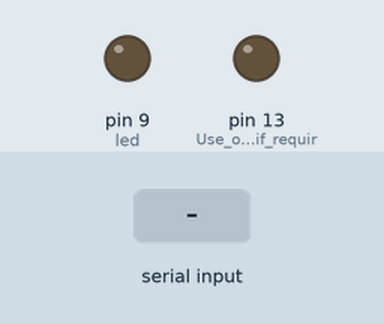
Simulated run of this sketch. Board: Arduino Uno, built with avr-gcc and run on an emulated ATmega328P. Shown: output pins drawn as LEDs (lit = HIGH). Inputs (shaded band) come from the test bench. What the sketch prints to the serial monitor is not drawn.

Above: at 5.2 s.
5.3 s: "r" received over the second serial link
At 5.9 s:
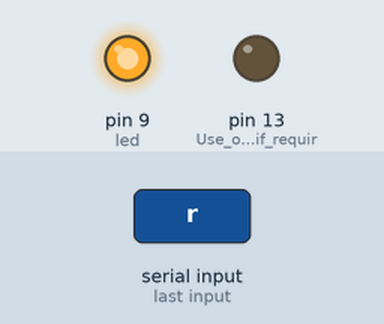
6.8 s: "g" received over the second serial link
At 7.1 s:
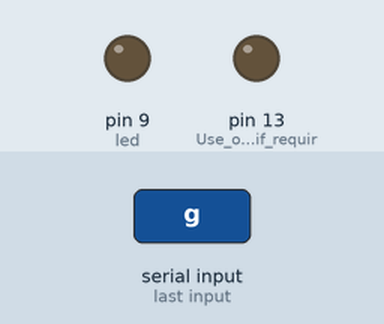
8.3 s: "b" received over the second serial link
At 9.5 s:
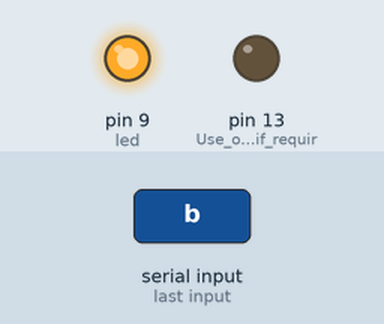
Timing chart, 0 to 11.3 s (numbered marks = the images above; inputs shaded):
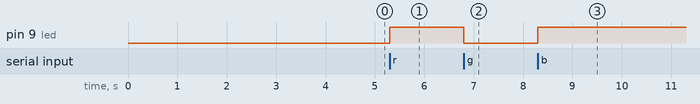

Measured:
- after the input at 5.3 s, pin 9 (led): LOW → HIGH at once
- after the input at 6.8 s, pin 9 (led): HIGH → LOW at once
- after the input at 8.3 s, pin 9 (led): LOW → HIGH at once

The sketch:

bthc05.ino
```cpp
#include <SoftwareSerial.h>

//#define uint8 unsigned char
//#define uint16 unsigned int
//#define uint32 unsigned long int

#define RxD 10 // This is the pin that the Bluetooth (BT_TX) will transmit to the Arduino (RxD)
#define TxD 11 // This is the pin that the Bluetooth (BT_RX) will receive from the Arduino (TxD)

#define DEBUG_ENABLED 1
//Servo myservo ;

int led = 9 ;

SoftwareSerial blueToothSerial(RxD, TxD);


/*----------------------SETUP----------------------------*/
void setup() {
  //myservo.attach(10);
  //myservo.write(0);

  Serial.begin(9600);//low Serial communication via USB cable to computer (if required)
  pinMode(RxD, INPUT); // Setup the Arduino to receive INPUT from the bluetooth shield on Digital Pin 6
  pinMode(TxD, OUTPUT); // Setup the Arduino to send data (OUTPUT) to the bluetooth shield on Digital Pin 7
  pinMode(13, OUTPUT); // Use onboard LED if required.
  pinMode(9, OUTPUT);
  setupBlueToothConnection(); //Used to initialise the Bluetooth shield


}


/*----------------------LOOP----------------------------*/
void loop() {
  digitalWrite(13, LOW); //Turn off the onboard Arduino LED
  char recvChar;
  while (1) {
    if (blueToothSerial.available()) {//check if there's any data sent from the remote bluetooth shield
      recvChar = blueToothSerial.read();
      Serial.print(recvChar); // Print the character received to the Serial Monitor (if required)

      //If the character received = 'r' , then change the RGB led to display a RED colour
      if (recvChar == 'r') {
        //  myservo.write(100);
        // Send32Zero(); // begin
        // DataDealWithAndSend(255, 0, 0); // first node data
        // Send32Zero(); // send to update data
        digitalWrite(led, HIGH);
        delay(500);

      }

      //If the character received = 'g' , then change the RGB led to display a GREEN colour
      if (recvChar == 'g') {
        digitalWrite(led, LOW);
        //  myservo.write(50);


      }

      //If the character received = 'b' , then change the RGB led to display a BLUE colour
      if (recvChar == 'b') {
        // Send32Zero(); // begin
        // DataDealWithAndSend(0, 0, 255); // first node data
        // Send32Zero(); // send to update data
        digitalWrite(led, HIGH);
        //myservo.write(180);
      }

      //If the character received = 'x' , then turn RGB led OFF
      if (recvChar == 'x') {
        // Send32Zero(); // begin
        // DataDealWithAndSend(0, 0, 0); // first node data
        // Send32Zero(); // send to update data
        digitalWrite(led, LOW);
        //myservo.write(0);
      }
    }

    //You can use the following code to deal with any information coming from the Computer (serial monitor)
    if (Serial.available()) {
      recvChar = Serial.read();

      //This will send value obtained (recvChar) to the phone. The value will be displayed on the phone.
      blueToothSerial.print(recvChar);
    }
  }
}


//The following code is necessary to setup the bluetooth shield ------copy and paste----------------
void setupBlueToothConnection()
{
  blueToothSerial.begin(9600);// BluetoothBee BaudRate to default baud rate 38400
  blueToothSerial.print("\r\n+STWMOD=0\r\n"); //set the bluetooth work in slave mode
  blueToothSerial.print("\r\n+STNA=HC-05\r\n"); //set the bluetooth name as "SeeedBTSlave"
  blueToothSerial.print("\r\n+STOAUT=1\r\n"); // Permit Paired device to connect me
  blueToothSerial.print("\r\n+STAUTO=0\r\n"); // Auto-connection should be forbidden here
  delay(2000); // This delay is required.
  blueToothSerial.print("\r\n+INQ=1\r\n"); //make the slave bluetooth inquirable
  Serial.println("The slave bluetooth is inquirable!");
  delay(2000); // This delay is required.
  blueToothSerial.flush();
}
```
